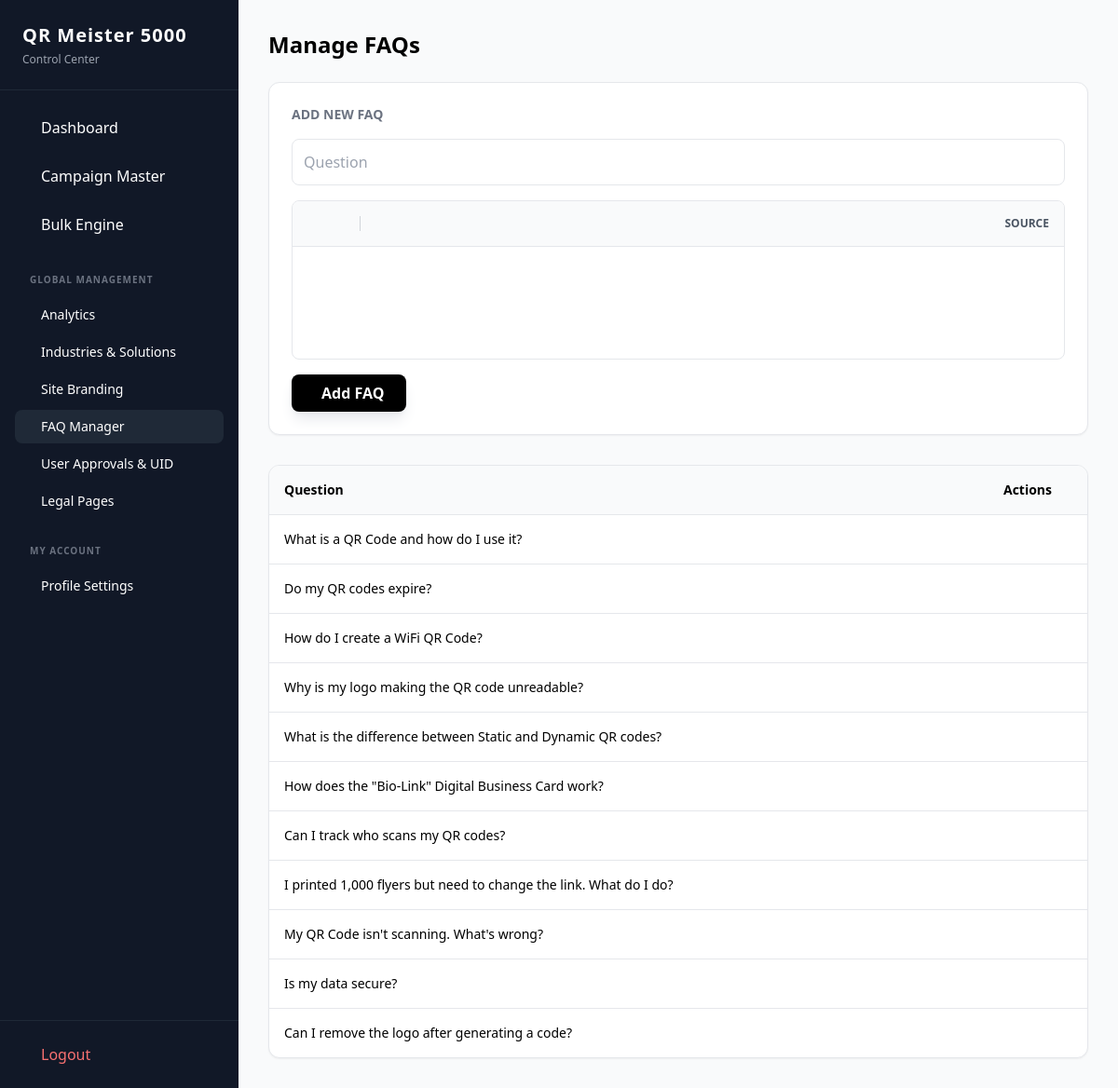
Page /admin/faqs (signed in) on the committed database.
### flask_app.py (models this page shows)
class SiteConfig(db.Model):
    id = db.Column(db.Integer, primary_key=True)
    site_name = db.Column(db.String(100), default="QR Generator")
    favicon = db.Column(db.String(100), default="default_favicon.ico")
    total_generated = db.Column(db.Integer, default=0)
    title_font = db.Column(db.String(50), default="Inter")
    title_font_size = db.Column(db.Integer, default=32)
    title_color = db.Column(db.String(20), default="#111827")
    dark_mode = db.Column(db.Boolean, default=False)
    maintenance_mode = db.Column(db.Boolean, default=False)
    footer_text = db.Column(db.String(200), default="Powered by QR Master")
    contact_email = db.Column(db.String(100), default="admin@yourdomain.com")
    whatsapp_number = db.Column(db.String(20), default="8801XXXXXXXXX")
    payment_instructions = db.Column(db.Text, default="Send 1500 BDT via bKash to...")

class FAQ(db.Model):
    id = db.Column(db.Integer, primary_key=True)
    question = db.Column(db.String(255), nullable=False)
    answer = db.Column(db.Text, nullable=False)

### flask_app.py (the view, shortened to what this page needs)
@app.route('/admin/faqs', methods=['GET', 'POST'])
@login_required
def admin_faqs():
    if not current_user.is_superadmin: return redirect(url_for('admin_dashboard'))
    faqs = FAQ.query.all()
    return render_template('admin/faqs.html', faqs=faqs)

### flask_app.py (called while the page is built)
@login_manager.user_loader
def load_user(user_id):
    return User.query.get(int(user_id))

def get_config():
    config = SiteConfig.query.first()
    if not config:
        config = SiteConfig()
        db.session.add(config)
        db.session.commit()
    return config

@app.before_request
def check_maintenance():
    config = get_config()
    if config.maintenance_mode:
        allowed_paths = ['/login', '/logout', '/static', '/admin']
        is_allowed = any(request.path.startswith(path) for path in allowed_paths)
        if not is_allowed and not (current_user.is_authenticated and current_user.is_superadmin):
            return render_template('maintenance.html'), 503

@app.context_processor
def inject_global_vars():
    return dict(config=get_config())

### templates/admin/faqs.html (shortened to what this page needs)
{% extends "admin/base.html" %}
{% block content %}
    <div class="flex justify-between items-center mb-6">
        <h2 class="text-2xl font-bold">Manage FAQs</h2>
    </div>
    <div class="bg-white p-6 rounded-xl shadow-sm border border-gray-200 mb-8">
        <h3 class="font-bold mb-4 text-sm uppercase text-gray-500">Add New FAQ</h3>
        <form method="POST" class="space-y-4" onsubmit="syncContent()">
            <div>
                <input type="text" name="question" placeholder="Question" required class="w-full p-3 border border-gray-200 rounded-lg focus:ring-2 focus:ring-black focus:outline-none font-medium">
            </div>
            <div class="border border-gray-200 rounded-lg overflow-hidden focus-within:ring-2 focus-within:ring-black transition">
                <div class="flex items-center gap-1 bg-gray-50 p-2 border-b border-gray-200 text-gray-600">
                    <button type="button" onclick="execCmd('bold')" class="p-2 rounded hover:bg-gray-200 hover:text-black transition" title="Bold">
                    </button>
                    <button type="button" onclick="execCmd('italic')" class="p-2 rounded hover:bg-gray-200 hover:text-black transition" title="Italic">
                    </button>
                    <button type="button" onclick="execCmd('underline')" class="p-2 rounded hover:bg-gray-200 hover:text-black transition" title="Underline">
                    </button>
                    <button type="button" onclick="execCmd('insertUnorderedList')" class="p-2 rounded hover:bg-gray-200 hover:text-black transition" title="Bullet List">
                    </button>
                    <button type="button" onclick="addLink()" class="p-2 rounded hover:bg-gray-200 hover:text-black transition" title="Add Link">
                    </button>
                    <button type="button" onclick="toggleSource()" class="p-2 rounded hover:bg-gray-200 hover:text-blue-600 transition flex items-center gap-2 text-xs font-bold uppercase" title="Edit HTML">
                         Source
                    </button>
                </div>
                <div id="visualEditor" contenteditable="true" class="p-4 min-h-[120px] outline-none text-gray-700 leading-relaxed"></div>
            </div>
            <button class="bg-black text-white px-6 py-2 rounded-lg font-bold hover:bg-gray-800 transition shadow-lg shadow-gray-200">
                 Add FAQ
            </button>
        </form>
    </div>
    <div class="bg-white rounded-xl shadow-sm border border-gray-200 overflow-hidden">
        <table class="w-full text-left text-sm">
            <thead class="bg-gray-50 border-b">
                <tr>
                    <th class="p-4">Question</th>
                    <th class="p-4 w-32 text-center">Actions</th>
                </tr>
            </thead>
            <tbody class="divide-y">
                {% for faq in faqs %}
                <tr class="hover:bg-gray-50">
                    <td class="p-4">{{ faq.question }}</td>
                    <td class="p-4 flex gap-2 justify-center">
                        <a href="{{ url_for('edit_faq', id=faq.id) }}" class="p-2 text-blue-600 hover:bg-blue-50 rounded">
                        </a>
                        <a href="{{ url_for('delete_faq', id=faq.id) }}" onclick="return confirm('Delete?')" class="p-2 text-red-600 hover:bg-red-50 rounded">
                        </a>
                    </td>
                </tr>
                {% endfor %}
            </tbody>
        </table>
    </div>
{% endblock %}

### templates/admin/base.html (shortened to what this page needs)
<!DOCTYPE html>
<html lang="en">
<head>
    <script src="https://cdn.tailwindcss.com"></script>
    <link rel="stylesheet" href="https://unpkg.com/tippy.js@6/dist/tippy.css" />
</head>
<body class="bg-gray-50 flex h-screen">
    <aside class="w-64 bg-gray-900 text-white flex flex-col">
        <div class="p-6 border-b border-gray-800">
            <h1 class="text-xl font-bold tracking-wider truncate" title="{{ config.site_name }}">
                {{ config.site_name or 'QR MASTER' }}
            </h1>
            <p class="text-xs text-gray-400 mt-1">Control Center</p>
        </div>
        <nav class="flex-1 p-4 space-y-1">
            <a href="{{ url_for('admin_dashboard') }}" class="flex items-center gap-3 px-4 py-3 rounded-lg hover:bg-gray-800 {{ 'bg-gray-800' if request.endpoint == 'admin_dashboard' }}">
                 Dashboard
            </a>
            <a href="{{ url_for('admin_campaigns') }}" class="flex items-center gap-3 px-4 py-3 rounded-lg hover:bg-gray-800 {{ 'bg-gray-800' if 'campaigns' in request.endpoint }}">
                 Campaign Master
            </a>
            <a href="{{ url_for('bulk_generate') }}" class="flex items-center gap-3 px-4 py-3 rounded-lg hover:bg-gray-800 {{ 'bg-gray-800' if request.endpoint == 'bulk_generate' }}">
                 Bulk Engine
            </a>
            {% if current_user.is_superadmin %}
            <div class="pt-6 pb-2 pl-4 text-[10px] font-bold text-gray-500 uppercase tracking-widest">Global Management</div>
            <a href="{{ url_for('admin_analytics') }}" class="flex items-center gap-3 px-4 py-2 rounded-lg hover:bg-gray-800 text-sm {{ 'bg-gray-800 text-blue-400' if request.endpoint == 'admin_analytics' }}">
                 Analytics
            </a>
            <a href="{{ url_for('admin_industries') }}" class="flex items-center gap-3 px-4 py-2 rounded-lg hover:bg-gray-800 text-sm {{ 'bg-gray-800 text-purple-400' if request.endpoint == 'admin_industries' }}">
                 Industries & Solutions
            </a>
            <a href="{{ url_for('admin_settings') }}" class="flex items-center gap-3 px-4 py-2 rounded-lg hover:bg-gray-800 text-sm {{ 'bg-gray-800' if request.endpoint == 'admin_settings' }}">
                 Site Branding
            </a>
            <a href="{{ url_for('admin_faqs') }}" class="flex items-center gap-3 px-4 py-2 rounded-lg hover:bg-gray-800 text-sm {{ 'bg-gray-800' if request.endpoint == 'admin_faqs' }}">
                 FAQ Manager
            </a>
            <a href="{{ url_for('admin_users') }}" class="flex items-center gap-3 px-4 py-2 rounded-lg hover:bg-gray-800 text-sm {{ 'bg-gray-800' if request.endpoint == 'admin_users' }}">
                 User Approvals & UID
            </a>
            <a href="{{ url_for('admin_pages') }}" class="flex items-center gap-3 px-4 py-2 rounded-lg hover:bg-gray-800 text-sm {{ 'bg-gray-800' if request.endpoint == 'admin_pages' }}">
                 Legal Pages
            </a>
            {% endif %}
            <div class="pt-6 pb-2 pl-4 text-[10px] font-bold text-gray-500 uppercase tracking-widest">My Account</div>
            <a href="{{ url_for('admin_profile') }}" class="flex items-center gap-3 px-4 py-2 rounded-lg hover:bg-gray-800 text-sm {{ 'bg-gray-800' if request.endpoint == 'admin_profile' }}">
                 Profile Settings
            </a>
        </nav>
        <div class="p-4 border-t border-gray-800">
            <a href="{{ url_for('logout') }}" class="flex items-center gap-3 px-4 py-2 text-red-400 hover:text-red-300 transition">
                 Logout
            </a>
        </div>
    </aside>
    <main class="flex-1 overflow-y-auto p-8">
        {% block content %}{% endblock %}
    </main>
</body>
</html>

### rows in the picture
SiteConfig: site_name "QR Meister 5000"
FAQ: question "What is a QR Code and how do I use it?"
FAQ: question "Do my QR codes expire?"
FAQ: question "How do I create a WiFi QR Code?"
FAQ: question "Why is my logo making the QR code unreadable?"
FAQ: question "What is the difference between Static and Dynamic QR codes?"
FAQ: question "How does the \"Bio-Link\" Digital Business Card work?"
FAQ: question "Can I track who scans my QR codes?"
FAQ: question "I printed 1,000 flyers but need to change the link. What do I do?"
FAQ: question "My QR Code isn't scanning. What's wrong?"
FAQ: question "Is my data secure?"
FAQ: question "Can I remove the logo after generating a code?"
